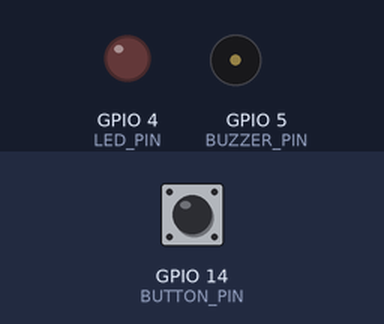
The sketch below on a simulated ESP32. Shown: output pins drawn as LEDs (lit = HIGH), buzzer (waves = sounding, pin HIGH). The test bench sets the inputs (shaded band); at power-on: GPIO 14 (BUTTON_PIN) HIGH.

Above: at 1.2 s.
1.3 s: GPIO 14 (BUTTON_PIN) pulled LOW for 0.15 s
At 1.7 s:
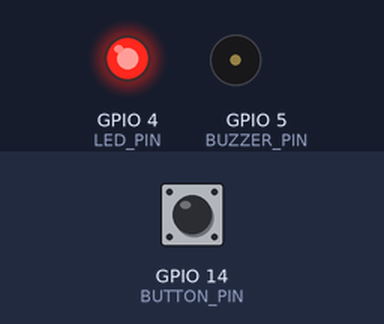
4.4 s: GPIO 14 (BUTTON_PIN) pulled LOW for 1 s
At 8.1 s:
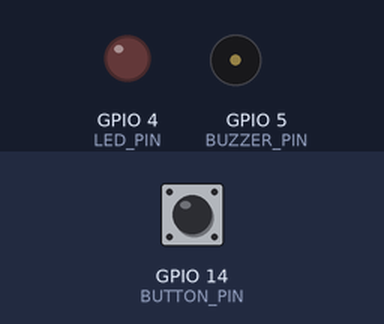
8.4 s: GPIO 14 (BUTTON_PIN) pulled LOW for 3.2 s
At 12.5 s:
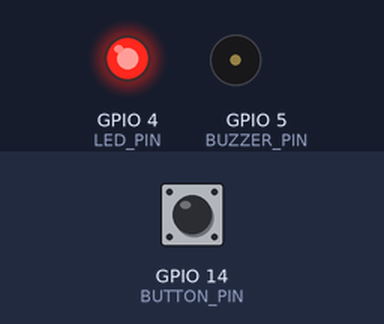
Timing chart, 0 to 15.1 s (numbered marks = the images above; inputs shaded):
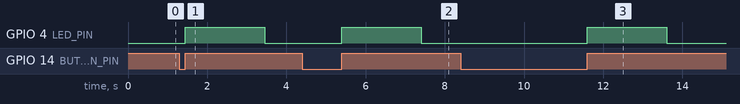

Measured:
- after the input at 1.3 s, GPIO 4 (LED_PIN): LOW → HIGH after 0.15 s, → LOW 2.0 s later
- after the input at 4.4 s, GPIO 4 (LED_PIN): LOW → HIGH after 1.0 s, → LOW 2.0 s later
- after the input at 8.4 s, GPIO 4 (LED_PIN): LOW → HIGH after 3.2 s, → LOW 2.0 s later

The sketch:

5_short_long_press_after_release.ino
```cpp
#define BUTTON_PIN 14
#define LED_PIN    4
#define BUZZER_PIN 5

const unsigned long LONG_PRESS_MS = 5000;
const unsigned long ACTION_MS     = 2000;

int  lastButtonState = HIGH;
unsigned long pressStartTime = 0;
bool isPressed = false;

void setup() {
  Serial.begin(115200);
  pinMode(BUTTON_PIN, INPUT_PULLUP);
  pinMode(LED_PIN, OUTPUT);
  pinMode(BUZZER_PIN, OUTPUT);
  digitalWrite(LED_PIN, LOW);
  digitalWrite(BUZZER_PIN, LOW);
}

void loop() {
  int reading = digitalRead(BUTTON_PIN);
  bool pressedNow = (reading == LOW);


  if (!isPressed && pressedNow) {
    isPressed = true;
    pressStartTime = millis();
  }


  if (isPressed && !pressedNow) {
    isPressed = false;
    unsigned long pressDuration = millis() - pressStartTime;

    if (pressDuration < LONG_PRESS_MS) {

      digitalWrite(LED_PIN, HIGH);
      digitalWrite(BUZZER_PIN, LOW);
      delay(ACTION_MS);
      digitalWrite(LED_PIN, LOW);
    } else {

      digitalWrite(LED_PIN, LOW);
      digitalWrite(BUZZER_PIN, HIGH);
      delay(ACTION_MS);
      digitalWrite(BUZZER_PIN, LOW);
    }
  }

  lastButtonState = reading;
}
```
